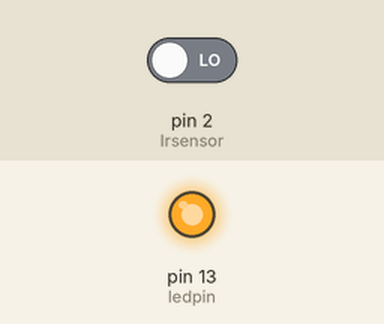
Recording of a sketch running on a simulated Arduino Uno, built with avr-gcc and run on an emulated ATmega328P. Parts: output pins drawn as LEDs (lit = HIGH). The inputs (shaded band) are chosen by the test bench; at power-on: pin 2 (Irsensor) LOW.

Above: at 1.2 s.
1.3 s: pin 2 (Irsensor) driven HIGH
At 2.4 s:
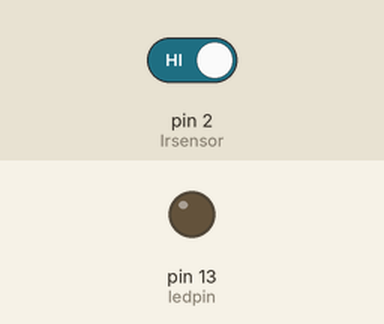
2.8 s: pin 2 (Irsensor) driven LOW
At 3.5 s:
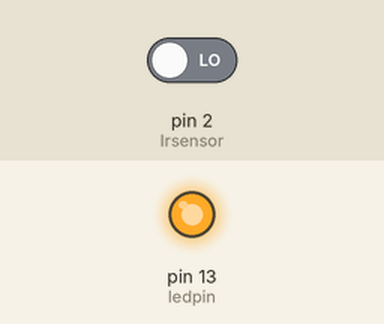
Timing chart, 0 to 5.8 s (numbered marks = the images above; inputs shaded):
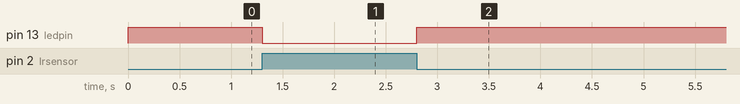

Measured:
- after the input at 1.3 s, pin 13 (ledpin): HIGH → LOW at once
- after the input at 2.8 s, pin 13 (ledpin): LOW → HIGH at once

The sketch:

IR_SENSOR.ino
```cpp
// IR Sensor Code

const int Irsensor=2;
const int ledpin=13;
void setup() {
  // put your setup code here, to run once:
  pinMode(Irsensor,INPUT);
  pinMode(ledpin,OUTPUT);
}

void loop() {
  // put your main code here, to run repeatedly:
  int irstate=digitalRead(Irsensor);
  if(irstate==HIGH)
  {
    digitalWrite(ledpin,LOW);
  }
  else
  {
    digitalWrite(ledpin,HIGH);

  }
}
```
